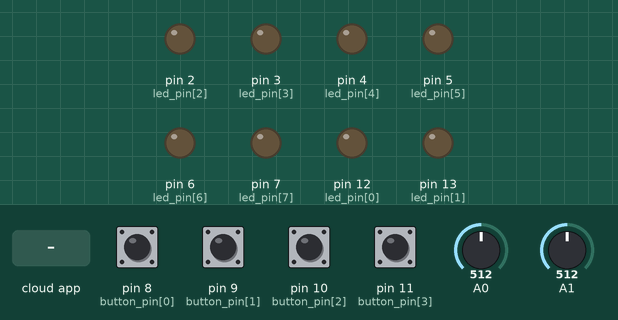
A sketch run on a simulated Arduino Uno, built with avr-gcc and run on an emulated ATmega328P. Parts: output pins drawn as LEDs (lit = HIGH). The test bench sets the inputs (shaded band); at power-on: pin 8 (button_pin[0]), pin 9 (button_pin[1]), pin 10 (button_pin[2]), pin 11 (button_pin[3]) HIGH, A0 = 512, A1 = 512. The ROS host is connected and sends only what is stated.

Above: at 1.2 s.
1.3 s: the phone or cloud app sets toggle to 0
At 2.3 s:
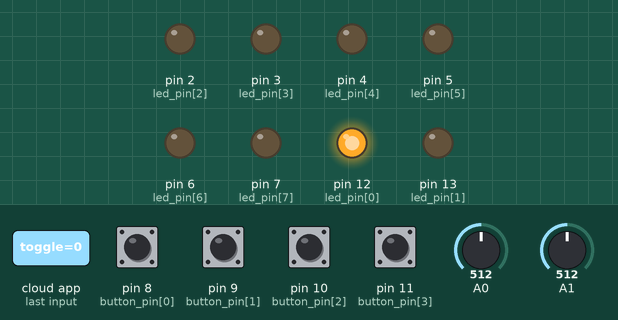
2.8 s: the phone or cloud app sets toggle to 1
At 3.4 s:
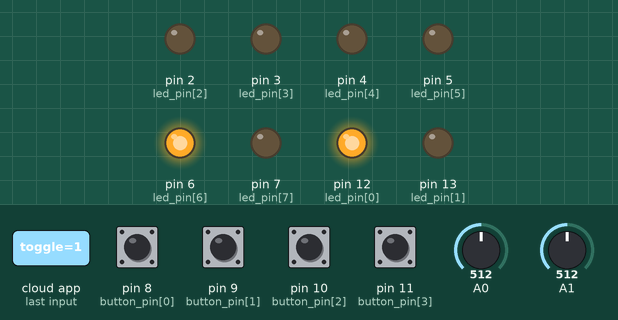
4.3 s: the phone or cloud app sets state to 0
At 4.7 s:
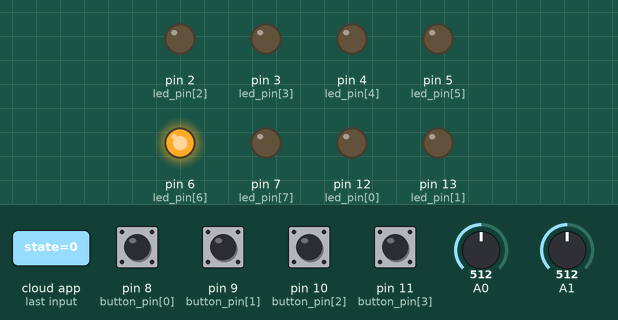
5.8 s: the phone or cloud app sets state to 1
At 6.9 s:
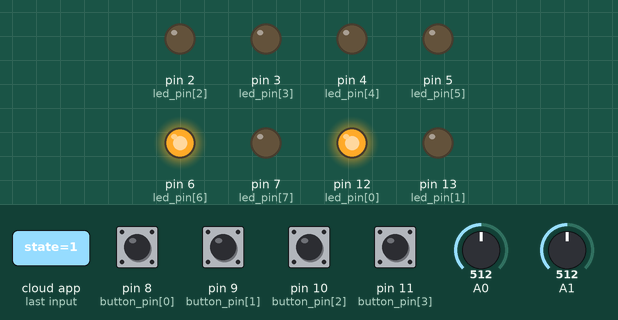
7.3 s: the phone or cloud app sets state to 1
At 8.0 s:
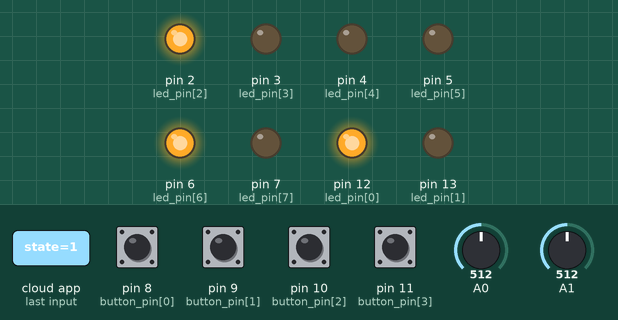
8.8 s: the phone or cloud app sets toggle to 0
At 9.3 s:
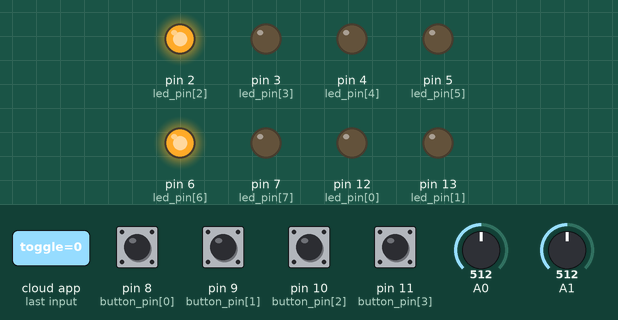
Timing chart, 0 to 11.3 s (numbered marks = the images above; inputs shaded):
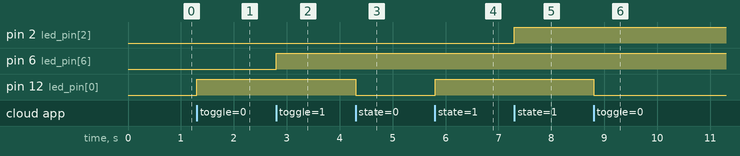

Measured:
- after the input at 1.3 s, pin 12 (led_pin[0]): LOW → HIGH at once
- after the input at 2.8 s, pin 6 (led_pin[6]): LOW → HIGH at once
- after the input at 4.3 s, pin 12 (led_pin[0]): HIGH → LOW at once
- after the input at 5.8 s, pin 12 (led_pin[0]): LOW → HIGH at once
- after the input at 7.3 s, pin 2 (led_pin[2]): LOW → HIGH at once
- after the input at 8.8 s, pin 12 (led_pin[0]): HIGH → LOW at once

The sketch:

avans_shield.ino
```cpp
/*
 * Avans Arduin shield
 */

#include <ros.h>
#include <std_msgs/Bool.h>
#include <std_msgs/Int16.h>
#include <std_msgs/Empty.h>


ros::NodeHandle nh;

//#define UNO
#define MEGA

#ifdef UNO
#undef MEGA
#endif

#ifdef UNO
#define NUMBER_OF_BUTTON    2
#define NUMBER_OF_LED       2
#define NUMBER_OF_ADC       1
#endif

#ifdef MEGA
#define NUMBER_OF_BUTTON    4
#define NUMBER_OF_LED       8
#define NUMBER_OF_ADC       2
#endif


std_msgs::Bool pushed_msg[NUMBER_OF_BUTTON];
std_msgs::Bool state_msg[NUMBER_OF_BUTTON];
ros::Publisher *pub_button_pushed[NUMBER_OF_BUTTON];
ros::Publisher *pub_button_state[NUMBER_OF_BUTTON];


#if NUMBER_OF_BUTTON > 0
const int button_pin[] = {8, 9, 10, 11};

bool last_reading[NUMBER_OF_BUTTON];
long last_debounce_time[NUMBER_OF_BUTTON] = {0};
long debounce_delay=50;
bool published[NUMBER_OF_BUTTON] = {true};
#endif

#if NUMBER_OF_LED > 0
const int led_pin[] = {12, 13, 2, 3, 4, 5, 6, 7};
#endif

#if NUMBER_OF_ADC > 0
std_msgs::Int16 adc_value_msg[NUMBER_OF_ADC];
ros::Publisher *pub_adc_value[NUMBER_OF_ADC];
#endif


#if NUMBER_OF_LED > 0
void ledToggle(int led_pin){
  digitalWrite(led_pin, HIGH-digitalRead(led_pin));   // blink the led
}
#endif

#define GENERATE_LED_TOGGLE_FUNC(__index) \
    void ledToggleCb##__index(const std_msgs::Empty& toggle_msg){\
    ledToggle(led_pin[__index]);}  \


#if NUMBER_OF_LED > 0
GENERATE_LED_TOGGLE_FUNC(0)
#endif
#if NUMBER_OF_LED > 1
GENERATE_LED_TOGGLE_FUNC(1)
#endif
#if NUMBER_OF_LED > 2
GENERATE_LED_TOGGLE_FUNC(2)
#endif
#if NUMBER_OF_LED > 3
GENERATE_LED_TOGGLE_FUNC(3)
#endif
#if NUMBER_OF_LED > 4
GENERATE_LED_TOGGLE_FUNC(4)
#endif
#if NUMBER_OF_LED > 5
GENERATE_LED_TOGGLE_FUNC(5)
#endif
#if NUMBER_OF_LED > 6
GENERATE_LED_TOGGLE_FUNC(6)
#endif
#if NUMBER_OF_LED > 7
GENERATE_LED_TOGGLE_FUNC(7)
#endif


typedef void (*led_toggle_func_cb)(const std_msgs::Empty&);

#if NUMBER_OF_LED > 0
led_toggle_func_cb ledToggleCb[]={ledToggleCb0,
#if NUMBER_OF_LED > 1
                                  ledToggleCb1,
#endif
#if NUMBER_OF_LED > 2
                                  ledToggleCb2,
#endif
#if NUMBER_OF_LED > 3
                                  ledToggleCb3,
#endif
#if NUMBER_OF_LED > 4
                                  ledToggleCb4,
#endif
#if NUMBER_OF_LED > 5
                                  ledToggleCb5,
#endif
#if NUMBER_OF_LED > 6
                                  ledToggleCb6,
#endif
#if NUMBER_OF_LED > 7
                                  ledToggleCb7
#endif
}
                                   ;
#endif


void ledState(int led_pin, const std_msgs::Bool& state_msg){
  digitalWrite(led_pin, state_msg.data);
}


#define GENERATE_LED_STATE_FUNC(__index) \
    void ledStateCb##__index(const std_msgs::Bool& state_msg){\
    ledState(led_pin[__index], state_msg);}  \


#if NUMBER_OF_LED > 0
GENERATE_LED_STATE_FUNC(0)
#endif
#if NUMBER_OF_LED > 1
GENERATE_LED_STATE_FUNC(1)
#endif
#if NUMBER_OF_LED > 2
GENERATE_LED_STATE_FUNC(2)
#endif
#if NUMBER_OF_LED > 3
GENERATE_LED_STATE_FUNC(3)
#endif
#if NUMBER_OF_LED > 4
GENERATE_LED_STATE_FUNC(4)
#endif
#if NUMBER_OF_LED > 5
GENERATE_LED_STATE_FUNC(5)
#endif
#if NUMBER_OF_LED > 6
GENERATE_LED_STATE_FUNC(6)
#endif
#if NUMBER_OF_LED > 7
GENERATE_LED_STATE_FUNC(7)
#endif

typedef void (*led_state_func_cb)(const std_msgs::Bool&);

#if NUMBER_OF_LED > 0
led_state_func_cb ledStateCb[]={ledStateCb0,
#if NUMBER_OF_LED > 1
                                  ledStateCb1,
#endif
#if NUMBER_OF_LED > 2
                                  ledStateCb2,
#endif
#if NUMBER_OF_LED > 3
                                  ledStateCb3,
#endif
#if NUMBER_OF_LED > 4
                                  ledStateCb4,
#endif
#if NUMBER_OF_LED > 5
                                  ledStateCb5,
#endif
#if NUMBER_OF_LED > 6
                                  ledStateCb6,
#endif
#if NUMBER_OF_LED > 7
                                  ledStateCb7
#endif
                                  }
                                  ;
#endif

#if NUMBER_OF_LED > 0
ros::Subscriber<std_msgs::Empty> *led_topic_sub[NUMBER_OF_LED];
ros::Subscriber<std_msgs::Bool> *led_state_sub[NUMBER_OF_LED];
char led_toggle_topic[NUMBER_OF_LED][32];
char led_state_topic[NUMBER_OF_LED][32];
char adc_value_topic[NUMBER_OF_ADC][32];
#endif

#if NUMBER_OF_BUTTON > 0
char button_push_topic[NUMBER_OF_BUTTON][32];
char button_state_topic[NUMBER_OF_BUTTON][32];
#endif

void setup()
{

  nh.initNode();
#if NUMBER_OF_BUTTON > 0
  for(int i = 0; i < NUMBER_OF_BUTTON; i++){
     sprintf(button_push_topic[i], "avans/button%i/pushed", i);
     pub_button_pushed[i] = new ros::Publisher(button_push_topic[i], &pushed_msg[i]);
     nh.advertise(*pub_button_pushed[i]);
  }

  for(int i = 0; i < NUMBER_OF_BUTTON; i++){
     sprintf(button_state_topic[i], "avans/button%i/state", i);
     pub_button_state[i] = new ros::Publisher(button_state_topic[i], &state_msg[i]);
     nh.advertise(*pub_button_state[i]);
  }

  for(int i = 0; i < NUMBER_OF_BUTTON; i++){
    //pinMode(led_pin[i], OUTPUT);
    pinMode(button_pin[i], INPUT);

    //Enable the pullup resistor on the button
    digitalWrite(button_pin[i], HIGH);

    //The button is a normally button
    last_reading[i] = ! digitalRead(button_pin[i]);
  }
#endif


#if NUMBER_OF_LED > 0
  for(int i = 0; i < NUMBER_OF_LED; i++){
    sprintf(led_toggle_topic[i], "avans/led%i/toggle", i);
    led_topic_sub[i] = new ros::Subscriber<std_msgs::Empty>(led_toggle_topic[i], ledToggleCb[i]);
    nh.subscribe(*led_topic_sub[i]);
  }


  for(int i = 0; i < NUMBER_OF_LED; i++){
    sprintf(led_state_topic[i], "avans/led%i/state", i);
    led_state_sub[i] = new ros::Subscriber<std_msgs::Bool>(led_state_topic[i], ledStateCb[i]);
    nh.subscribe(*led_state_sub[i]);
  }


  for(int i = 0; i < NUMBER_OF_LED; i++){
    pinMode(led_pin[i], OUTPUT);
  }
#endif

#if NUMBER_OF_ADC > 0
  for(int i = 0; i < NUMBER_OF_ADC; i++){
    sprintf(adc_value_topic[i], "avans/adc%i/value", i);
    pub_adc_value[i] = new ros::Publisher(adc_value_topic[i], &adc_value_msg[i]);

    nh.advertise(*pub_adc_value[i]);
  }
#endif
}

//We average the analog reading to elminate some of the noise
int averageAnalog(int pin){
  int v=0;
  for(int i=0; i<4; i++) v+= analogRead(pin);
  return v/4;
}

void loop()
{

  bool reading[NUMBER_OF_BUTTON];

#if NUMBER_OF_BUTTON > 0
  for(int i = 0; i < NUMBER_OF_BUTTON; i++){
     reading[i]= ! digitalRead(button_pin[i]);

    if (last_reading[i]!= reading[i]){
        last_debounce_time[i] = millis();
        published[i] = false;
    }

    //if the button value has not changed for the debounce delay, we know its stable
    if ( !published[i] && (millis() - last_debounce_time[i])  > debounce_delay) {
      pushed_msg[1].data = reading[i];
      pub_button_pushed[i]->publish(&pushed_msg[i]);
      published[i] = true;
    }

    state_msg[i].data = reading[i];
    pub_button_state[i]->publish(&state_msg[i]);

    last_reading[i] = reading[i];
  }
#endif

#if NUMBER_OF_ADC > 0
  for(int i = 0; i < NUMBER_OF_ADC; i++){
    int adc_value = averageAnalog(i);
    adc_value_msg[i].data = adc_value;
    pub_adc_value[i]->publish(&adc_value_msg[i]);
  }
#endif


  nh.spinOnce();
  //delay(100);
}
```
